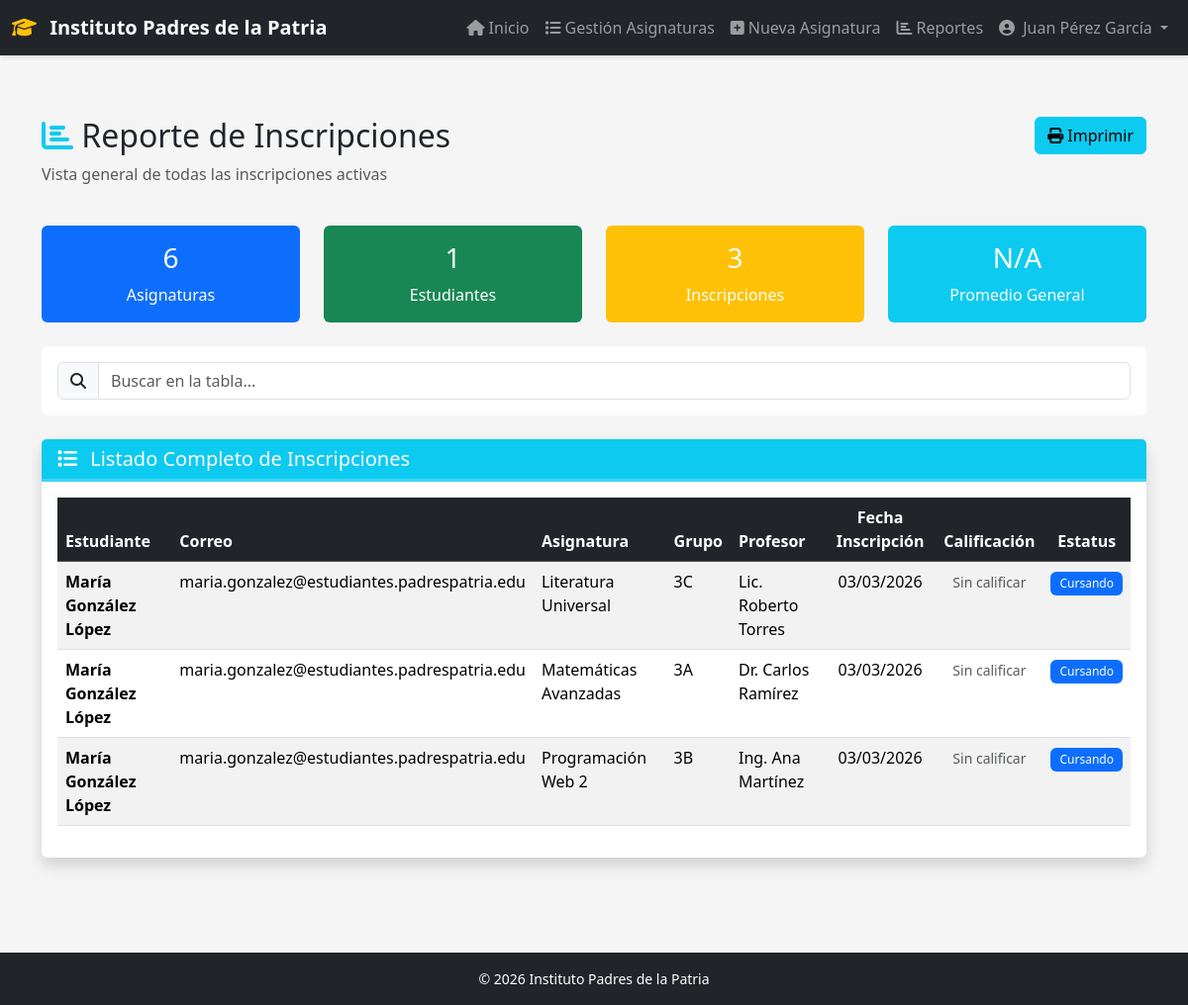
Screenshot of /reporte-inscripciones.php (signed in) with the database file from the repository.
### tables this page shows
CREATE TABLE IF NOT EXISTS asignaturas_usuarios (
    id INT AUTO_INCREMENT PRIMARY KEY,
    id_usuario INT NOT NULL,
    id_asignatura INT NOT NULL,
    fecha_inscripcion DATETIME NOT NULL DEFAULT CURRENT_TIMESTAMP,
    calificacion DECIMAL(4,2) DEFAULT NULL,
    estatus ENUM('inscrito', 'cursando', 'aprobado', 'reprobado') DEFAULT 'inscrito',
    FOREIGN KEY (id_usuario) REFERENCES usuarios(id) ON DELETE CASCADE ON UPDATE CASCADE,
    FOREIGN KEY (id_asignatura) REFERENCES asignaturas(id) ON DELETE CASCADE ON UPDATE CASCADE,
    UNIQUE KEY unique_inscripcion (id_usuario, id_asignatura),
    INDEX idx_usuario (id_usuario),
    INDEX idx_asignatura (id_asignatura),
    INDEX idx_estatus (estatus)
);

CREATE TABLE IF NOT EXISTS usuarios (
    id INT AUTO_INCREMENT PRIMARY KEY,
    nombre VARCHAR(100) NOT NULL,
    apellido VARCHAR(100) NOT NULL,
    correo VARCHAR(150) NOT NULL UNIQUE,
    usuario VARCHAR(50) NOT NULL UNIQUE,
    password VARCHAR(255) NOT NULL,
    tipo ENUM('ES', 'CE') NOT NULL DEFAULT 'ES',
    fecha_registro DATETIME NOT NULL DEFAULT CURRENT_TIMESTAMP,
    activo TINYINT(1) DEFAULT 1,
    INDEX idx_usuario (usuario),
    INDEX idx_correo (correo),
    INDEX idx_tipo (tipo)
);

CREATE TABLE IF NOT EXISTS asignaturas (
    id INT AUTO_INCREMENT PRIMARY KEY,
    nombre VARCHAR(150) NOT NULL,
    grupo VARCHAR(20) NOT NULL,
    profesor VARCHAR(150) NOT NULL,
    cupo_maximo INT DEFAULT 30,
    descripcion TEXT,
    fecha_creacion DATETIME NOT NULL DEFAULT CURRENT_TIMESTAMP,
    activa TINYINT(1) DEFAULT 1,
    INDEX idx_nombre (nombre),
    INDEX idx_grupo (grupo)
);

### reporte-inscripciones.php (the view, shortened to what this page needs)
<?php
require_once 'includes/conexion.php';
$stmt = $pdo->query("
    SELECT
        au.id,
        u.id as usuario_id,
        u.nombre,
        u.apellido,
        u.correo,
        u.usuario,
        a.id as asignatura_id,
        a.nombre as asignatura,
        a.grupo,
        a.profesor,
        au.fecha_inscripcion,
        au.calificacion,
        au.estatus
    FROM asignaturas_usuarios au
    INNER JOIN usuarios u ON au.id_usuario = u.id
    INNER JOIN asignaturas a ON au.id_asignatura = a.id
    WHERE u.activo = 1 AND a.activa = 1
    ORDER BY a.nombre, u.apellido, u.nombre
");
$inscripciones = $stmt->fetchAll();
$stmt = $pdo->query("
    SELECT
        COUNT(DISTINCT a.id) as total_asignaturas,
        COUNT(DISTINCT u.id) as total_estudiantes,
        COUNT(au.id) as total_inscripciones,
        AVG(au.calificacion) as promedio_general
    FROM asignaturas a
    LEFT JOIN asignaturas_usuarios au ON a.id = au.id_asignatura
    LEFT JOIN usuarios u ON au.id_usuario = u.id AND u.tipo = 'ES'
    WHERE a.activa = 1
");
$stats = $stmt->fetch();
?>
<!DOCTYPE html>
<html lang="es">
<head>
    <link href="https://cdn.jsdelivr.net/npm/bootstrap@5.3.2/dist/css/bootstrap.min.css" rel="stylesheet">
    <link rel="stylesheet" href="https://cdnjs.cloudflare.com/ajax/libs/font-awesome/6.4.0/css/all.min.css">
    <link rel="stylesheet" href="css/estilos.css">
</head>
<body>
    <?php include 'includes/navbar.php'; ?>
    <div class="container my-5">
        <div class="row mb-4">
            <div class="col-md-8">
                <h2>
                    <i class="fas fa-chart-bar text-info"></i>
                    Reporte de Inscripciones
                </h2>
                <p class="text-muted">Vista general de todas las inscripciones activas</p>
            </div>
            <div class="col-md-4 text-md-end">
                <button onclick="window.print()" class="btn btn-info">
                    <i class="fas fa-print me-1"></i>Imprimir
                </button>
            </div>
        </div>
        <div class="row mb-4">
            <div class="col-md-3">
                <div class="card text-white bg-primary">
                    <div class="card-body text-center">
                        <h3><?php echo $stats['total_asignaturas']; ?></h3>
                        <p class="mb-0">Asignaturas</p>
                    </div>
                </div>
            </div>
            <div class="col-md-3">
                <div class="card text-white bg-success">
                    <div class="card-body text-center">
                        <h3><?php echo $stats['total_estudiantes']; ?></h3>
                        <p class="mb-0">Estudiantes</p>
                    </div>
                </div>
            </div>
            <div class="col-md-3">
                <div class="card text-white bg-warning">
                    <div class="card-body text-center">
                        <h3><?php echo $stats['total_inscripciones']; ?></h3>
                        <p class="mb-0">Inscripciones</p>
                    </div>
                </div>
            </div>
            <div class="col-md-3">
                <div class="card text-white bg-info">
                    <div class="card-body text-center">
                        <h3><?php echo $stats['promedio_general'] ? number_format($stats['promedio_general'], 1) : 'N/A'; ?></h3>
                        <p class="mb-0">Promedio General</p>
                    </div>
                </div>
            </div>
        </div>
        <div class="card mb-4">
            <div class="card-body">
                <div class="input-group">
                    <span class="input-group-text">
                        <i class="fas fa-search"></i>
                    </span>
                    <input type="text"
                           class="form-control"
                           id="tableSearch"
                           placeholder="Buscar en la tabla...">
                </div>
            </div>
        </div>
        <div class="card shadow">
            <div class="card-header bg-info text-white">
                <h5 class="mb-0">
                    <i class="fas fa-list me-2"></i>
                    Listado Completo de Inscripciones
                </h5>
            </div>
            <div class="card-body">
                <?php if (count($inscripciones) > 0): ?>
                    <div class="table-responsive">
                        <table class="table table-striped table-hover">
                            <thead class="table-dark">
                                <tr>
                                    <th>Estudiante</th>
                                    <th>Correo</th>
                                    <th>Asignatura</th>
                                    <th>Grupo</th>
                                    <th>Profesor</th>
                                    <th class="text-center">Fecha Inscripción</th>
                                    <th class="text-center">Calificación</th>
                                    <th class="text-center">Estatus</th>
                                </tr>
                            </thead>
                            <tbody>
                                <?php foreach ($inscripciones as $inscripcion): ?>
                                    <tr>
                                        <td class="fw-bold">
                                            <?php echo htmlspecialchars($inscripcion['nombre'] . ' ' . $inscripcion['apellido']); ?>
                                        </td>
                                        <td><?php echo htmlspecialchars($inscripcion['correo']); ?></td>
                                        <td><?php echo htmlspecialchars($inscripcion['asignatura']); ?></td>
                                        <td><?php echo htmlspecialchars($inscripcion['grupo']); ?></td>
                                        <td><?php echo htmlspecialchars($inscripcion['profesor']); ?></td>
                                        <td class="text-center">
                                            <?php echo date('d/m/Y', strtotime($inscripcion['fecha_inscripcion'])); ?>
                                        </td>
                                        <td class="text-center">
                                            <?php if ($inscripcion['calificacion']): ?>
                                                <span class="badge bg-<?php echo $inscripcion['calificacion'] >= 7 ? 'success' : 'warning'; ?> rounded-pill">
                                                    <?php echo number_format($inscripcion['calificacion'], 1); ?>
                                                </span>
                                            <?php else: ?>
                                                <span class="text-muted small">Sin calificar</span>
                                            <?php endif; ?>
                                        </td>
                                        <td class="text-center">
                                            <?php
                                            $badge_colors = [
                                                'inscrito' => 'secondary',
                                                'cursando' => 'primary',
                                                'aprobado' => 'success',
                                                'reprobado' => 'danger'
                                            ];
                                            $color = $badge_colors[$inscripcion['estatus']] ?? 'secondary';
                                            ?>
                                            <span class="badge bg-<?php echo $color; ?>">
                                                <?php echo ucfirst($inscripcion['estatus']); ?>
                                            </span>
                                        </td>
                                    </tr>
                                <?php endforeach; ?>
                            </tbody>
                        </table>
                    </div>
                <?php endif; ?>
            </div>
        </div>
    </div>
    <footer class="bg-dark text-white py-3 mt-5">
        <div class="container text-center">
            <p class="mb-0 small">&copy; 2026 Instituto Padres de la Patria</p>
        </div>
    </footer>
</body>
</html>

### css/estilos.css (style rules this page uses)
:root { --primary-color: #0d6efd; --secondary-color: #6c757d; --success-color: #198754; --danger-color: #dc3545; --warning-color: #ffc107; --info-color: #0dcaf0; --dark-color: #212529; --light-color: #f8f9fa; }
body { font-family: 'Segoe UI', Tahoma, Geneva, Verdana, sans-serif; background-color: #f5f5f5; min-height: 100vh; display: flex; flex-direction: column; }
.card { border: none; transition: transform 0.3s ease, box-shadow 0.3s ease; }
.card-header { border-bottom: 3px solid rgba(255,255,255,.2); font-weight: 600; }
.table { background-color: white; }
.table thead { position: sticky; top: 0; z-index: 10; }
.btn { transition: all 0.3s ease; font-weight: 500; }
.badge { font-weight: 500; padding: 0.5em 0.75em; }
footer { margin-top: auto; background-color: var(--dark-color); }
.shadow { box-shadow: 0 .5rem 1rem rgba(0,0,0,.15) !important; }
body { padding-top: 0; }

### rows the page displays
asignaturas_usuarios: id_usuario.apellido "María González López", id_usuario.correo "maria.gonzalez@estudiantes.padrespatria.edu", id_asignatura.nombre "Literatura Universal", id_asignatura.grupo "3C", id_asignatura.profesor "Lic. Roberto Torres", fecha_inscripcion "03/03/2026", shows "Sin calificar", estatus "Cursando"
asignaturas_usuarios: id_usuario.apellido "María González López", id_usuario.correo "maria.gonzalez@estudiantes.padrespatria.edu", id_asignatura.nombre "Matemáticas Avanzadas", id_asignatura.grupo "3A", id_asignatura.profesor "Dr. Carlos Ramírez", fecha_inscripcion "03/03/2026", shows "Sin calificar", estatus "Cursando"
asignaturas_usuarios: id_usuario.apellido "María González López", id_usuario.correo "maria.gonzalez@estudiantes.padrespatria.edu", id_asignatura.nombre "Programación Web 2", id_asignatura.grupo "3B", id_asignatura.profesor "Ing. Ana Martínez", fecha_inscripcion "03/03/2026", shows "Sin calificar", estatus "Cursando"

### other values shown
$nombre_usuario "Juan Pérez García"
$stats['total_asignaturas'] "6"
$stats['total_estudiantes'] "1"
$stats['total_inscripciones'] "3"
